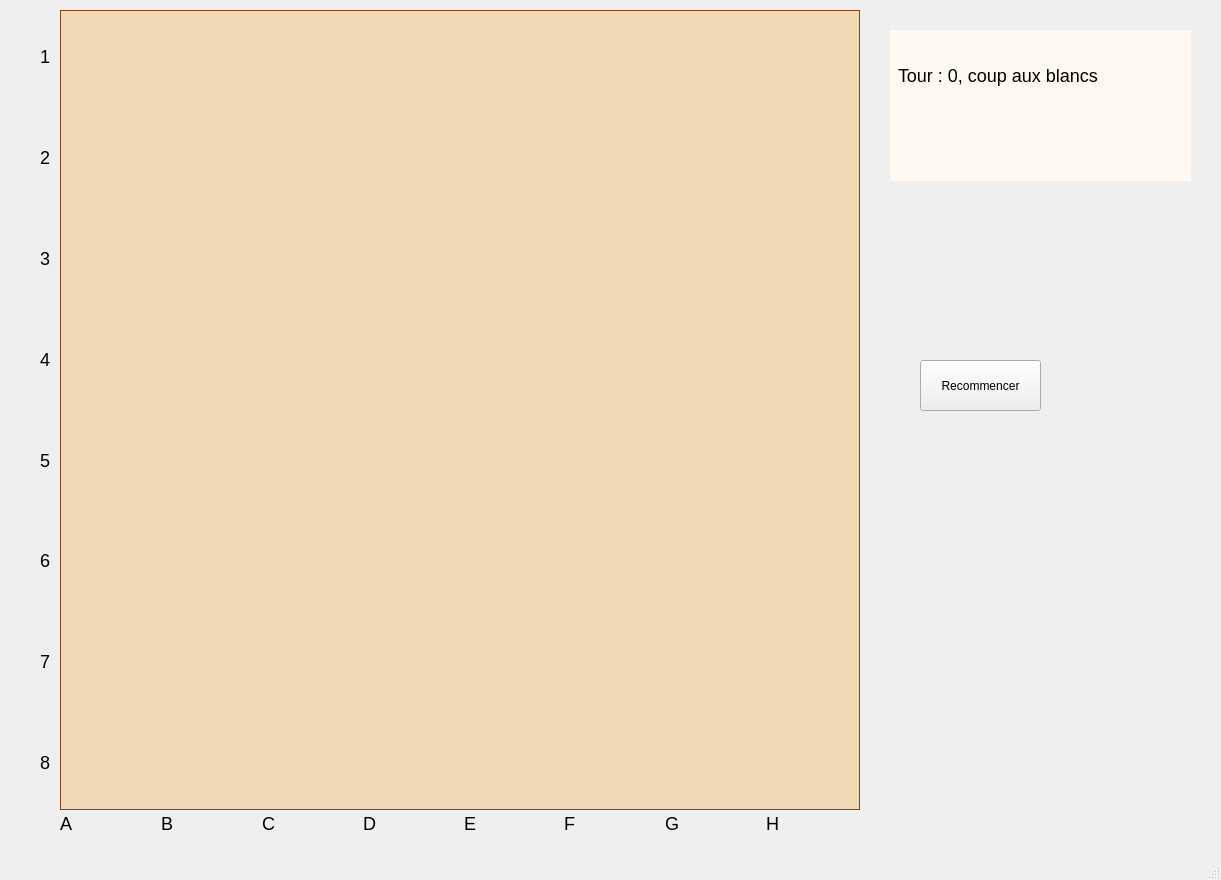
<?xml version="1.0" encoding="UTF-8"?>
<ui version="4.0">
 <class>MainWindow</class>
 <widget class="QMainWindow" name="MainWindow">
  <property name="geometry">
   <rect>
    <x>0</x>
    <y>0</y>
    <width>1221</width>
    <height>880</height>
   </rect>
  </property>
  <property name="windowTitle">
   <string>MainWindow</string>
  </property>
  <property name="styleSheet">
   <string notr="true">.QLabel{
	font-size : 18px;
	qproperty-alignment: AlignCenter;
}</string>
  </property>
  <widget class="QWidget" name="centralwidget">
   <widget class="QGraphicsView" name="graphicsView">
    <property name="geometry">
     <rect>
      <x>60</x>
      <y>10</y>
      <width>800</width>
      <height>800</height>
     </rect>
    </property>
    <property name="styleSheet">
     <string notr="true">QGraphicsView {
    background-color: #F0D9B5;
    border: 1px solid #8B4513;
}</string>
    </property>
   </widget>
   <widget class="QPushButton" name="pushButton">
    <property name="geometry">
     <rect>
      <x>920</x>
      <y>360</y>
      <width>121</width>
      <height>51</height>
     </rect>
    </property>
    <property name="text">
     <string>Recommencer</string>
    </property>
   </widget>
   <widget class="QWidget" name="horizontalLayoutWidget">
    <property name="geometry">
     <rect>
      <x>60</x>
      <y>810</y>
      <width>801</width>
      <height>26</height>
     </rect>
    </property>
    <layout class="QHBoxLayout" name="horizontalLayout">
     <item>
      <widget class="QLabel" name="label_13">
       <property name="text">
        <string>A</string>
       </property>
      </widget>
     </item>
     <item>
      <widget class="QLabel" name="label_16">
       <property name="text">
        <string>B</string>
       </property>
      </widget>
     </item>
     <item>
      <widget class="QLabel" name="label_15">
       <property name="text">
        <string>C</string>
       </property>
      </widget>
     </item>
     <item>
      <widget class="QLabel" name="label_14">
       <property name="text">
        <string>D</string>
       </property>
      </widget>
     </item>
     <item>
      <widget class="QLabel" name="label_12">
       <property name="text">
        <string>E</string>
       </property>
      </widget>
     </item>
     <item>
      <widget class="QLabel" name="label_11">
       <property name="text">
        <string>F</string>
       </property>
      </widget>
     </item>
     <item>
      <widget class="QLabel" name="label_10">
       <property name="text">
        <string>G</string>
       </property>
      </widget>
     </item>
     <item>
      <widget class="QLabel" name="label_9">
       <property name="text">
        <string>H</string>
       </property>
      </widget>
     </item>
    </layout>
   </widget>
   <widget class="QWidget" name="verticalLayoutWidget">
    <property name="geometry">
     <rect>
      <x>40</x>
      <y>9</y>
      <width>21</width>
      <height>801</height>
     </rect>
    </property>
    <layout class="QVBoxLayout" name="verticalLayout">
     <item>
      <widget class="QLabel" name="label_3">
       <property name="text">
        <string>1</string>
       </property>
      </widget>
     </item>
     <item>
      <widget class="QLabel" name="label_6">
       <property name="text">
        <string>2</string>
       </property>
      </widget>
     </item>
     <item>
      <widget class="QLabel" name="label_5">
       <property name="text">
        <string>3</string>
       </property>
      </widget>
     </item>
     <item>
      <widget class="QLabel" name="label_7">
       <property name="text">
        <string>4</string>
       </property>
      </widget>
     </item>
     <item>
      <widget class="QLabel" name="label_2">
       <property name="text">
        <string>5</string>
       </property>
      </widget>
     </item>
     <item>
      <widget class="QLabel" name="label_4">
       <property name="text">
        <string>6</string>
       </property>
      </widget>
     </item>
     <item>
      <widget class="QLabel" name="label_8">
       <property name="text">
        <string>7</string>
       </property>
      </widget>
     </item>
     <item>
      <widget class="QLabel" name="label">
       <property name="text">
        <string>8</string>
       </property>
      </widget>
     </item>
    </layout>
   </widget>
   <widget class="QWidget" name="widget" native="true">
    <property name="geometry">
     <rect>
      <x>890</x>
      <y>30</y>
      <width>301</width>
      <height>151</height>
     </rect>
    </property>
    <property name="styleSheet">
     <string notr="true">background : rgb(255, 249, 242);</string>
    </property>
    <widget class="QLabel" name="label_tour">
     <property name="geometry">
      <rect>
       <x>8</x>
       <y>15</y>
       <width>281</width>
       <height>61</height>
      </rect>
     </property>
     <property name="text">
      <string>Tour : 0, coup aux blancs</string>
     </property>
    </widget>
    <widget class="QLabel" name="label_check">
     <property name="geometry">
      <rect>
       <x>10</x>
       <y>70</y>
       <width>271</width>
       <height>61</height>
      </rect>
     </property>
     <property name="text">
      <string/>
     </property>
    </widget>
   </widget>
  </widget>
  <widget class="QStatusBar" name="statusbar"/>
 </widget>
 <resources/>
 <connections/>
</ui>
